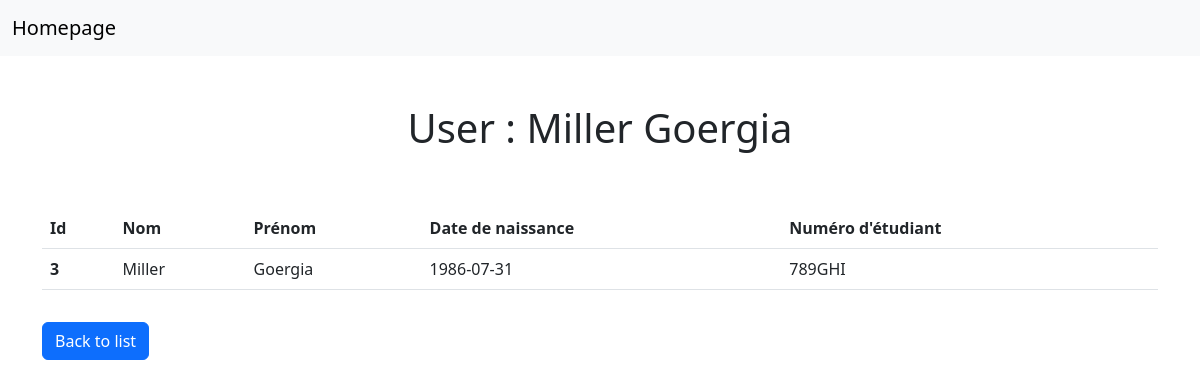
The page /users/show?id=3 on the database its author committed.
### tables this page shows
CREATE TABLE `user` (
  `id` int(11) UNSIGNED NOT NULL,
  `lastname` varchar(255) NOT NULL,
  `firstname` varchar(255) NOT NULL,
  `date_of_birth` varchar(255) NOT NULL,
  `student_number` varchar(255) NOT NULL,
  `identification` varchar(255) NULL,
  `password` varchar(255) NULL
);

### src/Controllers/AbstractController.php (called while the page is built, shortened)
<?php
class AbstractController
{
    public function render(string $viewPath, ?array $params = []): string
    {
        extract($params);
        require BASE_VIEW_PATH . $viewPath . '.php';
        return strval(ob_get_clean());
    }
}

### src/Controllers/UserController.php (called while the page is built, shortened)
<?php
class UserController extends AbstractController
{
    public function show(int $id): string
    {
        $userManager = new UserManager();
        $user = $userManager->selectOneById($id);
        return $this->render('User/show', ['user' => $user]);
    }
}

### public/index.php (called while the page is built, shortened)
<?php
define('START_LAYOUT', include(BASE_VIEW_PATH.'layout/layout_start.php'));
define('END_LAYOUT', include(BASE_VIEW_PATH.'layout/layout_end.php'));
require_once __DIR__ . '/../src/routing.php';

### src/Models/Connection.php (called while the page is built, shortened)
<?php
class Connection
{
    private PDO $connection;
    private string $user = DB_USER;
    private string $host = DB_HOST;
    private string $password = DB_PASSWORD;
    private string $database = DB_NAME;
    public function __construct()
    {
        $this->connection = new PDO(
            'mysql:host=' . $this->host . '; dbname=' . $this->database . '; charset=utf8',
            $this->user,
            $this->password
        );
        $this->connection->setAttribute(PDO::ATTR_DEFAULT_FETCH_MODE, PDO::FETCH_ASSOC);
    }
    public function getconnection(): PDO
    {
        return $this->connection;
    }
}

### src/Models/AbstractManager.php (called while the page is built, shortened)
<?php
abstract class AbstractManager
{
    protected PDO $pdo;
    public function __construct()
    {
        $connection = new Connection();
        $this->pdo = $connection->getConnection();
    }
    public function selectOneById(int $id): array|false
    {
        $statement = $this->pdo->prepare("SELECT * FROM " . static::TABLE . " WHERE id=:id");
        $statement->bindValue('id', $id, \PDO::PARAM_INT);
        $statement->execute();
        return $statement->fetch();
    }
}

### src/Views/User/show.php (the view, shortened to what this page needs)
<nav class="navbar bg-body-tertiary">
    <div class="container-fluid">
        <a class="navbar-brand" href="/">Homepage</a>
    </div>
</nav>
<div class="container">
    <div class="row my-5">
        <h1 class="text-center">User : <?= $user['lastname']. ' ' . $user['firstname']; ?></h1>
    </div>
    <table class="table col-6">
    <thead>
        <tr>
            <th scope="col">Id</th>
            <th scope="col">Nom</th>
            <th scope="col">Prénom</th>
            <th scope="col">Date de naissance</th>
            <th scope="col">Numéro d'étudiant</th>
        </tr>
    </thead>
    <tbody>
        <tr>
            <th scope="row"><?= $user['id']; ?></th>
            <td><?= $user['lastname']; ?></td>
            <td><?= $user['firstname']; ?></td>
            <td><?= $user['date_of_birth']; ?></td>
            <td><?= $user['student_number']; ?></td>
        </tr>
    </tbody>
    </table>
    <div class="d-flex flex-row">
        <a href="/users" class="btn mt-3 btn-primary">Back to list</a>
    </div>
</div>

### rows shown on the page
user: lastname "Miller", firstname "Goergia", id "3", date_of_birth "1986-07-31", student_number "789GHI"
